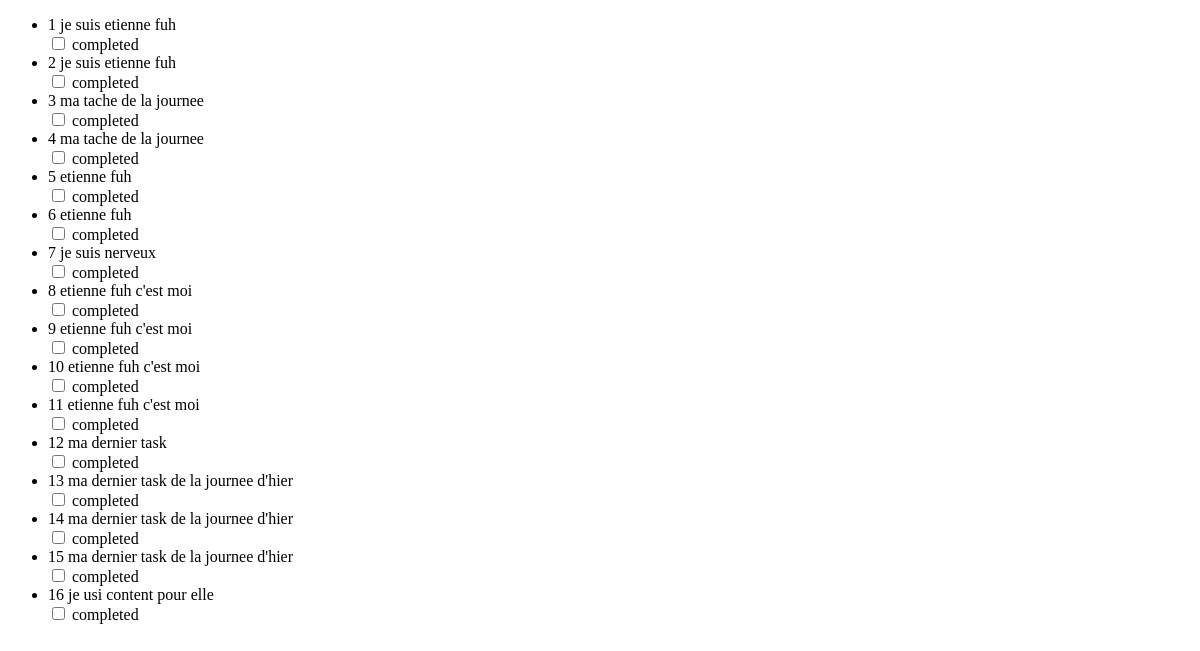
/all, run on an earlier commit of the app's database.
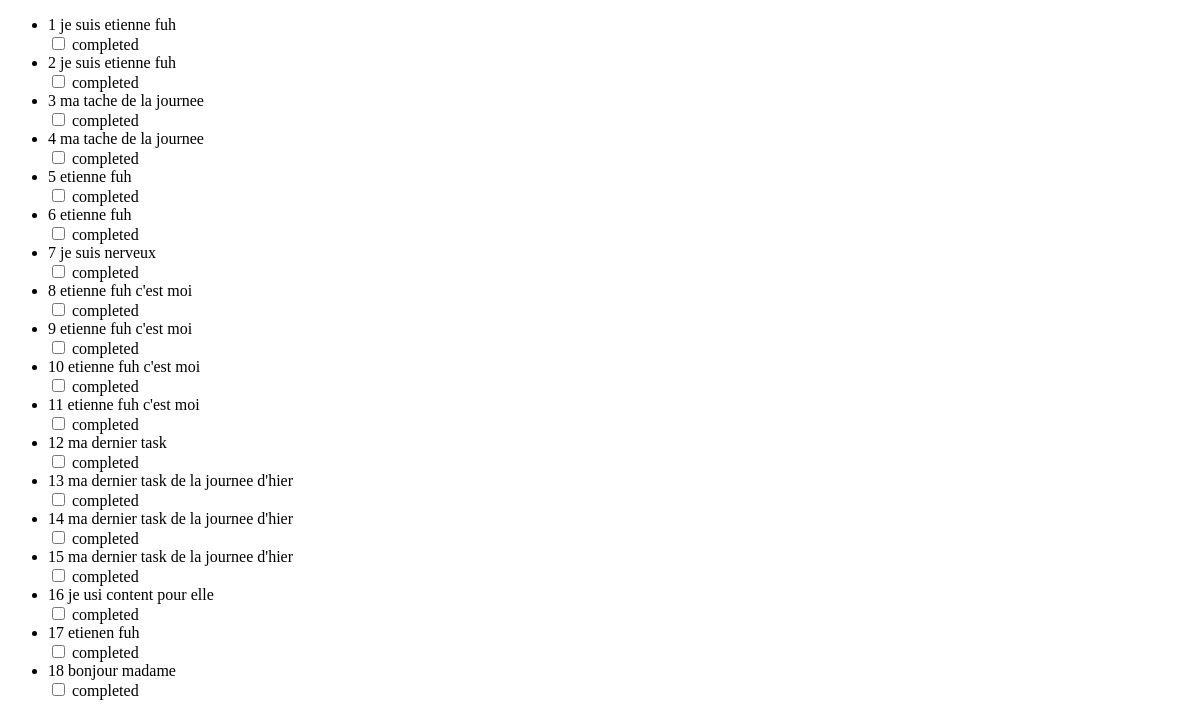
And on a later commit of the database.
### app/models.py (models this page shows, shortened)
class Todo(db.Model):
    id = db.Column(db.Integer, primary_key=True)
    details = db.Column(db.String(64), index=True)
    completed = db.Column(db.Boolean, index=True,
                          default=False, server_default="false")
    def get_tasks():
        return Todo.query.all()
    db.create_all()

### app/routes.py (the view)
@app.route("/all")
def get_all():
    tasks = Todo.get_tasks()
    return flask.render_template('tasks.html', data=tasks)

### app/templates/tasks.html (shortened to what this page needs)
<!DOCTYPE html>
<html lang="en">
<head>
</head>
<body>
    <ul>
        {% for item in data %}
            <li> <span> {{item.id}}</span>  <span> {{item.details}}</span>
                <form method="post">
                    <input type="checkbox" name="completed" id="" value="completed" >
                    <label>completed</label>
                </form>
            </li>
        {% endfor %}
    </ul>
</body>
</html>

What changed in the data, as far as the page shows it:
added Todo: id "17", details "etienen fuh"
added Todo: id "18", details "bonjour madame"
